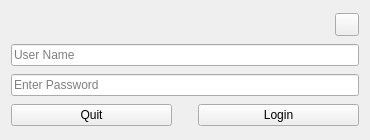
<?xml version="1.0" encoding="UTF-8"?>
<ui version="4.0">
 <class>FormLogin</class>
 <widget class="QWidget" name="FormLogin">
  <property name="geometry">
   <rect>
    <x>0</x>
    <y>0</y>
    <width>370</width>
    <height>140</height>
   </rect>
  </property>
  <property name="windowTitle">
   <string>Login</string>
  </property>
  <property name="windowIcon">
   <iconset>
    <normaloff>:/icon/icons/User-Login-48.png</normaloff>:/icon/icons/User-Login-48.png</iconset>
  </property>
  <layout class="QGridLayout" name="gridLayout">
   <item row="3" column="0">
    <layout class="QHBoxLayout" name="horizontalLayout">
     <item>
      <widget class="QPushButton" name="pushButtonQuit">
       <property name="sizePolicy">
        <sizepolicy hsizetype="MinimumExpanding" vsizetype="Fixed">
         <horstretch>0</horstretch>
         <verstretch>0</verstretch>
        </sizepolicy>
       </property>
       <property name="text">
        <string>Quit</string>
       </property>
       <property name="icon">
        <iconset>
         <normaloff>:/icon/icons/Logout-48.png</normaloff>:/icon/icons/Logout-48.png</iconset>
       </property>
       <property name="iconSize">
        <size>
         <width>16</width>
         <height>16</height>
        </size>
       </property>
      </widget>
     </item>
     <item>
      <spacer name="horizontalSpacer">
       <property name="orientation">
        <enum>Qt::Horizontal</enum>
       </property>
       <property name="sizeType">
        <enum>QSizePolicy::Preferred</enum>
       </property>
       <property name="sizeHint" stdset="0">
        <size>
         <width>20</width>
         <height>20</height>
        </size>
       </property>
      </spacer>
     </item>
     <item>
      <widget class="QPushButton" name="pushButtonLogin">
       <property name="sizePolicy">
        <sizepolicy hsizetype="MinimumExpanding" vsizetype="Fixed">
         <horstretch>0</horstretch>
         <verstretch>0</verstretch>
        </sizepolicy>
       </property>
       <property name="text">
        <string>Login</string>
       </property>
       <property name="icon">
        <iconset>
         <normaloff>:/icon/icons/Login-01-48.png</normaloff>:/icon/icons/Login-01-48.png</iconset>
       </property>
      </widget>
     </item>
    </layout>
   </item>
   <item row="1" column="0">
    <widget class="QLineEdit" name="lineEditUser">
     <property name="echoMode">
      <enum>QLineEdit::Normal</enum>
     </property>
     <property name="placeholderText">
      <string>User Name</string>
     </property>
    </widget>
   </item>
   <item row="2" column="0">
    <widget class="QLineEdit" name="lineEditPassword">
     <property name="echoMode">
      <enum>QLineEdit::Password</enum>
     </property>
     <property name="placeholderText">
      <string>Enter Password</string>
     </property>
    </widget>
   </item>
   <item row="0" column="0">
    <layout class="QHBoxLayout" name="horizontalLayout_2">
     <item>
      <spacer name="horizontalSpacer_2">
       <property name="orientation">
        <enum>Qt::Horizontal</enum>
       </property>
       <property name="sizeHint" stdset="0">
        <size>
         <width>40</width>
         <height>20</height>
        </size>
       </property>
      </spacer>
     </item>
     <item>
      <widget class="QToolButton" name="option_tb">
       <property name="text">
        <string/>
       </property>
       <property name="icon">
        <iconset resource="login.qrc">
         <normaloff>:/icon/icons/setup_page_document_settings-512.png</normaloff>:/icon/icons/setup_page_document_settings-512.png</iconset>
       </property>
      </widget>
     </item>
    </layout>
   </item>
  </layout>
 </widget>
 <tabstops>
  <tabstop>lineEditPassword</tabstop>
  <tabstop>pushButtonLogin</tabstop>
  <tabstop>pushButtonQuit</tabstop>
 </tabstops>
 <resources>
  <include location="res.qrc"/>
  <include location="login.qrc"/>
 </resources>
 <connections/>
</ui>
